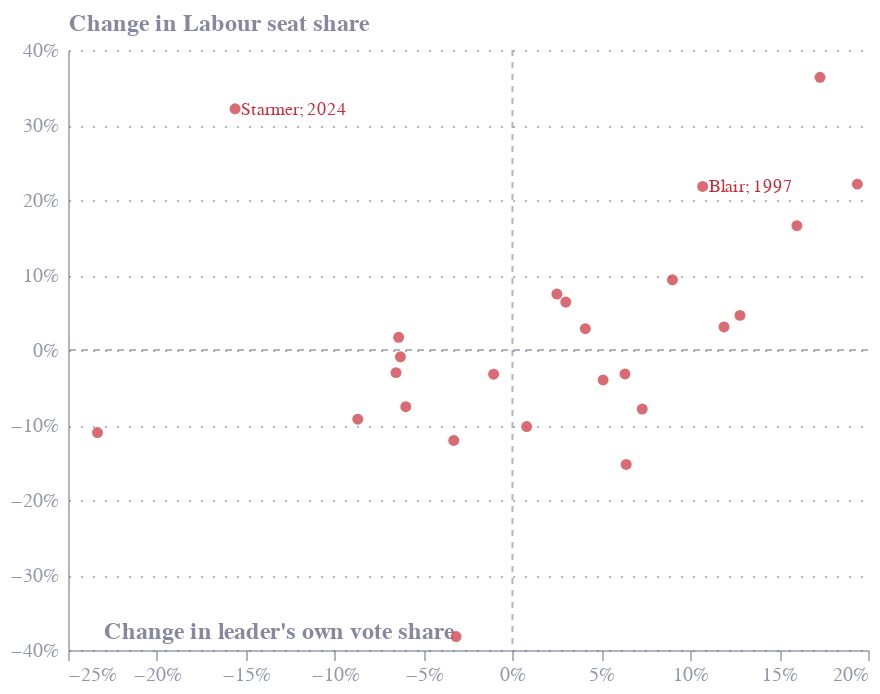

Notebook code cell kept with this figure:
### Code cell
base = alt.Chart(t2).encode(
    x=alt.X('Change_Leader_VS', title="Change in leader's own vote share", axis=alt.Axis(
        titleX=105,
        format='%')),
    y=alt.Y('Change_Share_Seats', title='Change in Labour seat share', axis=alt.Axis(format='%')),
    color=alt.value('rgb(203, 43, 56)'),
)

points = base.mark_circle()

labels = base.mark_text(
    align='left',
    baseline='middle',
    color='#676A86',
    font='Circular Std',
    fontSize=9,
    dx=3
).encode(
    text='LabelText',
)

# add x=0 and y=0 lines
rule1 = alt.Chart(pd.DataFrame({'x': [0]})).mark_rule(color='#676A86', strokeDash=[3,3], opacity=0.5).encode(x='x')
rule2 = alt.Chart(pd.DataFrame({'y': [0]})).mark_rule(color='#676A86', strokeDash=[3,3], opacity=0.5).encode(y='y')

chart = rule1+rule2+points + labels

chart.save("fig3.json")
chart.save("fig3.png", scale_factor=2.0)

chart

### Figure 1 — Vega-Lite specification as saved in the notebook (floating-point values rounded to 4 significant figures)
{"config": {"font": "Circular Std", "mark": {"line": {"interpolate": "monotone"}}, "view": {"stroke": "transparent", "width": 400, "height": 300}, "range": {"category": ["#36B7B4", "#E6224B", "#F4C245", "#0063AF", "#00A767", "#179FDB", "#EB5C2E"], "diverging": ["#E6224B", "#E54753", "#C9C9C9", "#179FDB", "#122B39"], "heatmap": ["#C9C9C9", "#179FDB", "#0063AF", "#122B39"], "ordinal": ["#00A767", "#36B7B4", "#179FDB", "#0063AF", "#243B5A"]}, "axisX": {"domainColor": "#676A86", "domainOpacity": 0.5, "grid": false, "labelAngle": 0, "labelColor": "#676A86", "labelOpacity": 0.7, "orient": "bottom", "tickColor": "#676A86", "tickCount": 10, "tickOpacity": 0.5, "title": false, "titleAlign": "center", "titleAnchor": "middle", "titleColor": "#676A86", "titleFontSize": 12, "titleOpacity": 0.8, "titleY": -15}, "axisY": {"domainColor": "#676A86", "domainOpacity": 0.5, "gridColor": "#676A86", "gridDash": [1, 5], "gridOpacity": 0.5, "labelColor": "#676A86", "labelOpacity": 0.7, "labelPadding": 5, "tickColor": "#676A86", "tickCount": 8, "tickOpacity": 0.5, "ticks": false, "titleAlign": "left", "titleAngle": 0, "titleBaseline": "bottom", "titleColor": "#676A86", "titleFontSize": 12, "titleOpacity": 0.8, "titleX": 0, "titleY": -7}}, "layer": [{"data": {"name": "data-9c00aa9dc2b1c1a0b4bf9b34ead12925"}, "mark": {"type": "rule", "color": "#676A86", "opacity": 0.5, "strokeDash": [3, 3]}, "encoding": {"x": {"field": "x", "type": "quantitative"}}}, {"data": {"name": "data-06fd9f850666401b4599de5588b60692"}, "mark": {"type": "rule", "color": "#676A86", "opacity": 0.5, "strokeDash": [3, 3]}, "encoding": {"y": {"field": "y", "type": "quantitative"}}}, {"data": {"name": "data-46148a4587f72ff030125605e22b8e36"}, "mark": {"type": "circle"}, "encoding": {"color": {"value": "rgb(203, 43, 56)"}, "x": {"axis": {"format": "%", "titleX": 105}, "field": "Change_Leader_VS", "title": "Change in leader's own vote share", "type": "quantitative"}, "y": {"axis": {"format": "%"}, "field": "Change_Share_Seats", "title": "Change in Labour seat share", "type": "quantitative"}}}, {"data": {"name": "data-46148a4587f72ff030125605e22b8e36"}, "mark": {"type": "text", "align": "left", "baseline": "middle", "color": "#676A86", "dx": 3, "font": "Circular Std", "fontSize": 9}, "encoding": {"color": {"value": "rgb(203, 43, 56)"}, "text": {"field": "LabelText", "type": "nominal"}, "x": {"axis": {"format": "%", "titleX": 105}, "field": "Change_Leader_VS", "title": "Change in leader's own vote share", "type": "quantitative"}, "y": {"axis": {"format": "%"}, "field": "Change_Share_Seats", "title": "Change in Labour seat share", "type": "quantitative"}}}], "$schema": "https://vega.github.io/schema/vega-lite/v5.8.0.json", "datasets": {"data-9c00aa9dc2b1c1a0b4bf9b34ead12925": [{"x": 0}], "data-06fd9f850666401b4599de5588b60692": [{"y": 0}], "data-46148a4587f72ff030125605e22b8e36": [{"Leader_VS": 0.531, "Leader_VS_LastElection": 0.556, "Party_VS": 0.3331, "Share_Seats": 0.2455, "Leader": "Ramsay MacDonald", "GE_Year": "1924", "Leader_Year": "Ramsay MacDonald; 1924", "Party": "Labour", "Change_Party_VS": null, "Change_Share_Seats": null, "Change_Leader_VS": -0.025, "Leader_Year1": "MacDonald; 1924", "LabelText": ""}, {"Leader_VS": 0.725, "Leader_VS_LastElection": 0.531, "Party_VS": 0.3712, "Share_Seats": 0.4667, "Leader": "Ramsay MacDonald", "GE_Year": "1929", "Leader_Year": "Ramsay MacDonald; 1929", "Party": "Labour", "Change_Party_VS": 0.03807, "Change_Share_Seats": 0.2211, "Change_Leader_VS": 0.194, "Leader_Year1": "MacDonald; 1929", "LabelText": ""}, {"Leader_VS": 0.4303, "Leader_VS_LastElection": 0.462, "Party_VS": 0.2952, "Share_Seats": 0.08455, "Leader": "Arthur Henderson", "GE_Year": "1931", "Leader_Year": "Arthur Henderson; 1931", "Party": "Labour", "Change_Party_VS": -0.07592, "Change_Share_Seats": -0.3821, "Change_Leader_VS": -0.0317, "Leader_Year1": "Henderson; 1931", "LabelText": ""}, {"Leader_VS": 0.665, "Leader_VS_LastElection": 0.505, "Party_VS": 0.3804, "Share_Seats": 0.2504, "Leader": "Clement Attlee", "GE_Year": "1935", "Leader_Year": "Clement Attlee; 1935", "Party": "Labour", "Change_Party_VS": 0.08515, "Change_Share_Seats": 0.1659, "Change_Leader_VS": 0.16, "Leader_Year1": "Attlee; 1935", "LabelText": ""}, {"Leader_VS": 0.838, "Leader_VS_LastElection": 0.665, "Party_VS": 0.4971, "Share_Seats": 0.6141, "Leader": "Clement Attlee", "GE_Year": "1945", "Leader_Year": "Clement Attlee; 1945", "Party": "Labour", "Change_Party_VS": 0.1168, "Change_Share_Seats": 0.3637, "Change_Leader_VS": 0.173, "Leader_Year1": "Attlee; 1945", "LabelText": ""}, {"Leader_VS": 0.6046, "Leader_VS_LastElection": 0.838, "Party_VS": 0.4611, "Share_Seats": 0.504, "Leader": "Clement Attlee", "GE_Year": "1950", "Leader_Year": "Clement Attlee; 1950", "Party": "Labour", "Change_Party_VS": -0.03605, "Change_Share_Seats": -0.1101, "Change_Leader_VS": -0.2334, "Leader_Year1": "Attlee; 1950", "LabelText": ""}, {"Leader_VS": 0.6679, "Leader_VS_LastElection": 0.6046, "Party_VS": 0.4878, "Share_Seats": 0.472, "Leader": "Clement Attlee", "GE_Year": "1951", "Leader_Year": "Clement Attlee; 1951", "Party": "Labour", "Change_Party_VS": 0.02669, "Change_Share_Seats": -0.032, "Change_Leader_VS": 0.0633, "Leader_Year1": "Attlee; 1951", "LabelText": ""}, {"Leader_VS": 0.6573, "Leader_VS_LastElection": 0.6679, "Party_VS": 0.4636, "Share_Seats": 0.4397, "Leader": "Clement Attlee", "GE_Year": "1955", "Leader_Year": "Clement Attlee; 1955", "Party": "Labour", "Change_Party_VS": -0.0242, "Change_Share_Seats": -0.03232, "Change_Leader_VS": -0.0106, "Leader_Year1": "Attlee; 1955", "LabelText": ""}, {"Leader_VS": 0.586, "Leader_VS_LastElection": 0.6515, "Party_VS": 0.4384, "Share_Seats": 0.4095, "Leader": "Hugh Gaitskell", "GE_Year": "1959", "Leader_Year": "Hugh Gaitskell; 1959", "Party": "Labour", "Change_Party_VS": -0.02514, "Change_Share_Seats": -0.03016, "Change_Leader_VS": -0.0655, "Leader_Year1": "Gaitskell; 1959", "LabelText": ""}, {"Leader_VS": 0.639, "Leader_VS_LastElection": 0.549, "Party_VS": 0.4413, "Share_Seats": 0.5032, "Leader": "Harold Wilson", "GE_Year": "1964", "Leader_Year": "Harold Wilson; 1964", "Party": "Labour", "Change_Party_VS": 0.002883, "Change_Share_Seats": 0.09365, "Change_Leader_VS": 0.09, "Leader_Year1": "Wilson; 1964", "LabelText": ""}, {"Leader_VS": 0.664, "Leader_VS_LastElection": 0.639, "Party_VS": 0.4804, "Share_Seats": 0.5778, "Leader": "Harold Wilson", "GE_Year": "1966", "Leader_Year": "Harold Wilson; 1966", "Party": "Labour", "Change_Party_VS": 0.03902, "Change_Share_Seats": 0.0746, "Change_Leader_VS": 0.025, "Leader_Year1": "Wilson; 1966", "LabelText": ""}, {"Leader_VS": 0.631, "Leader_VS_LastElection": 0.664, "Party_VS": 0.4313, "Share_Seats": 0.4571, "Leader": "Harold Wilson", "GE_Year": "1970", "Leader_Year": "Harold Wilson; 1970", "Party": "Labour", "Change_Party_VS": -0.04903, "Change_Share_Seats": -0.1206, "Change_Leader_VS": -0.033, "Leader_Year1": "Wilson; 1970", "LabelText": ""}, {"Leader_VS": 0.567, "Leader_VS_LastElection": 0.631, "Party_VS": 0.3718, "Share_Seats": 0.474, "Leader": "Harold Wilson", "GE_Year": "1974 - Feb", "Leader_Year": "Harold Wilson; 1974 - Feb", "Party": "Labour", "Change_Party_VS": -0.05952, "Change_Share_Seats": 0.01687, "Change_Leader_VS": -0.064, "Leader_Year1": "Wilson; 1974 - Feb", "LabelText": ""}, {"Leader_VS": 0.608, "Leader_VS_LastElection": 0.567, "Party_VS": 0.3925, "Share_Seats": 0.5024, "Leader": "Harold Wilson", "GE_Year": "1974 - Oct", "Leader_Year": "Harold Wilson; 1974 - Oct", "Party": "Labour", "Change_Party_VS": 0.02071, "Change_Share_Seats": 0.02835, "Change_Leader_VS": 0.041, "Leader_Year1": "Wilson; 1974 - Oct", "LabelText": ""}, {"Leader_VS": 0.593, "Leader_VS_LastElection": 0.52, "Party_VS": 0.3694, "Share_Seats": 0.4236, "Leader": "James Callaghan", "GE_Year": "1979", "Leader_Year": "James Callaghan; 1979", "Party": "Labour", "Change_Party_VS": -0.02314, "Change_Share_Seats": -0.07874, "Change_Leader_VS": 0.073, "Leader_Year1": "Callaghan; 1979", "LabelText": ""}, {"Leader_VS": 0.7, "Leader_VS_LastElection": 0.692, "Party_VS": 0.2757, "Share_Seats": 0.3215, "Leader": "Michael Foot", "GE_Year": "1983", "Leader_Year": "Michael Foot; 1983", "Party": "Labour", "Change_Party_VS": -0.09364, "Change_Share_Seats": -0.1021, "Change_Leader_VS": 0.008, "Leader_Year1": "Foot; 1983", "LabelText": ""}, {"Leader_VS": 0.713, "Leader_VS_LastElection": 0.594, "Party_VS": 0.3083, "Share_Seats": 0.3523, "Leader": "Neil Kinnock", "GE_Year": "1987", "Leader_Year": "Neil Kinnock; 1987", "Party": "Labour", "Change_Party_VS": 0.0326, "Change_Share_Seats": 0.03077, "Change_Leader_VS": 0.119, "Leader_Year1": "Kinnock; 1987", "LabelText": ""}, {"Leader_VS": 0.743, "Leader_VS_LastElection": 0.713, "Party_VS": 0.3439, "Share_Seats": 0.4163, "Leader": "Neil Kinnock", "GE_Year": "1992", "Leader_Year": "Neil Kinnock; 1992", "Party": "Labour", "Change_Party_VS": 0.03559, "Change_Share_Seats": 0.06397, "Change_Leader_VS": 0.03, "Leader_Year1": "Kinnock; 1992", "LabelText": ""}, {"Leader_VS": 0.712, "Leader_VS_LastElection": 0.605, "Party_VS": 0.4321, "Share_Seats": 0.6343, "Leader": "Tony Blair", "GE_Year": "1997", "Leader_Year": "Tony Blair; 1997", "Party": "Labour", "Change_Party_VS": 0.08816, "Change_Share_Seats": 0.218, "Change_Leader_VS": 0.107, "Leader_Year1": "Blair; 1997", "LabelText": "Blair; 1997"}, {"Leader_VS": 0.649, "Leader_VS_LastElection": 0.712, "Party_VS": 0.4068, "Share_Seats": 0.6252, "Leader": "Tony Blair", "GE_Year": "2001", "Leader_Year": "Tony Blair; 2001", "Party": "Labour", "Change_Party_VS": -0.02533, "Change_Share_Seats": -0.009105, "Change_Leader_VS": -0.063, "Leader_Year1": "Blair; 2001", "LabelText": ""}, {"Leader_VS": 0.589, "Leader_VS_LastElection": 0.649, "Party_VS": 0.3519, "Share_Seats": 0.5495, "Leader": "Tony Blair", "GE_Year": "2005", "Leader_Year": "Tony Blair; 2005", "Party": "Labour", "Change_Party_VS": -0.05489, "Change_Share_Seats": -0.07565, "Change_Leader_VS": -0.06, "Leader_Year1": "Blair; 2005", "LabelText": ""}, {"Leader_VS": 0.645, "Leader_VS_LastElection": 0.581, "Party_VS": 0.29, "Share_Seats": 0.3969, "Leader": "Gordon Brown", "GE_Year": "2010", "Leader_Year": "Gordon Brown; 2010", "Party": "Labour", "Change_Party_VS": -0.06185, "Change_Share_Seats": -0.1526, "Change_Leader_VS": 0.064, "Leader_Year1": "Brown; 2010", "LabelText": ""}, {"Leader_VS": 0.524, "Leader_VS_LastElection": 0.473, "Party_VS": 0.3045, "Share_Seats": 0.3569, "Leader": "Ed Miliband", "GE_Year": "2015", "Leader_Year": "Ed Miliband; 2015", "Party": "Labour", "Change_Party_VS": 0.01449, "Change_Share_Seats": -0.04, "Change_Leader_VS": 0.051, "Leader_Year1": "Miliband; 2015", "LabelText": ""}, {"Leader_VS": 0.73, "Leader_VS_LastElection": 0.602, "Party_VS": 0.3999, "Share_Seats": 0.4031, "Leader": "Jeremy Corbyn", "GE_Year": "2017", "Leader_Year": "Jeremy Corbyn; 2017", "Party": "Labour", "Change_Party_VS": 0.09539, "Change_Share_Seats": 0.04615, "Change_Leader_VS": 0.128, "Leader_Year1": "Corbyn; 2017", "LabelText": ""}, {"Leader_VS": 0.643, "Leader_VS_LastElection": 0.73, "Party_VS": 0.3208, "Share_Seats": 0.3108, "Leader": "Jeremy Corbyn", "GE_Year": "2019", "Leader_Year": "Jeremy Corbyn; 2019", "Party": "Labour", "Change_Party_VS": -0.07912, "Change_Share_Seats": -0.09231, "Change_Leader_VS": -0.087, "Leader_Year1": "Corbyn; 2019", "LabelText": ""}, {"Leader_VS": 0.489, "Leader_VS_LastElection": 0.645, "Party_VS": 0.338, "Share_Seats": 0.6323, "Leader": "Keir Starmer", "GE_Year": "2024", "Leader_Year": "Keir Starmer; 2024", "Party": "Labour", "Change_Party_VS": 0.01721, "Change_Share_Seats": 0.3215, "Change_Leader_VS": -0.156, "Leader_Year1": "Starmer; 2024", "LabelText": "Starmer; 2024"}]}}
